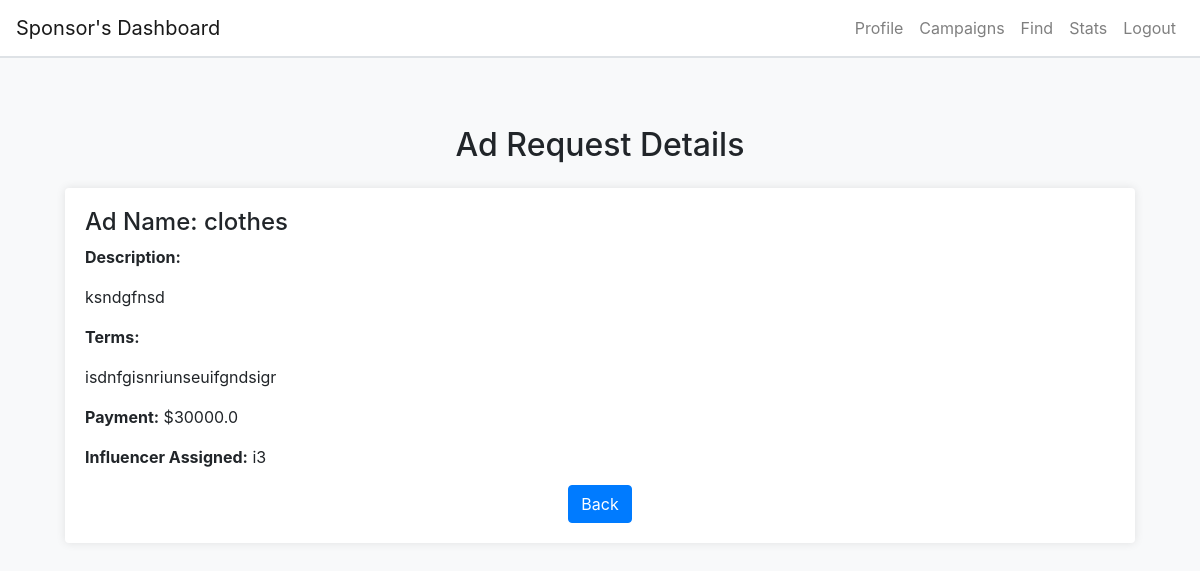
The app's page /ad_view/profile/3 (signed in) with its own data.
### app.py (models this page shows)
class AdRequest(db.Model):
    id = db.Column(db.Integer, primary_key=True)
    ad_name = db.Column(db.String(100), nullable=False)
    description = db.Column(db.String(500), nullable=False)
    terms = db.Column(db.String(500), nullable=True)
    payment = db.Column(db.Float, nullable=False)
    influencer_name = db.Column(db.String(100), nullable=True)
    influencer_id = db.Column(db.Integer, db.ForeignKey('influencers.id'), nullable=True)
    campaign_id = db.Column(db.Integer, db.ForeignKey('campaign.id'), nullable=False)
    negotiation_status = db.Column(db.String(20), nullable=False, default='no negotiation')
    modified_terms = db.Column(db.Text, nullable=True)
    modified_payment = db.Column(db.Float, nullable=True)
    created_by = db.Column(db.String(20), nullable=False)
    created_at = db.Column(db.DateTime, default=datetime.utcnow)
    campaign = db.relationship('Campaign', backref='ad_requests')
    sponsor_id = db.Column(db.Integer, db.ForeignKey('sponsors.id'), nullable=False)
    status = db.Column(db.String(50), default='pending')

### app.py (the view)
@app.route('/ad_view/<string:source>/<int:request_id>', methods=['GET'])
@app.route('/ad_view/<int:request_id>', methods=['GET'])
def view_ad(request_id,source='None'):
    if 'user_id' not in session:
        flash('You need to log in first.', 'warning')
        return redirect(url_for('login'))
    ad_request = AdRequest.query.get_or_404(request_id)
    user_role = session.get('user_role')
    return render_template('ad_view.html', source=source,ad_request=ad_request, user_role=user_role)

### templates/ad_view.html
{% extends "base.html" %} {% block title %}Ad Request Details{% endblock %} {%
block content %}
<div class="container mt-5">
  <h2 class="text-center">Ad Request Details</h2>
  <div class="card mt-4">
    <div class="card-body">
      <h4>Ad Name: {{ ad_request.ad_name }}</h4>
      <p><strong>Description:</strong></p>
      <p>{{ ad_request.description }}</p>
      <p><strong>Terms:</strong></p>
      <p>{{ ad_request.terms }}</p>
      <p><strong>Payment:</strong> ${{ ad_request.payment }}</p>
      <p>
        <strong>Influencer Assigned:</strong> {{ ad_request.influencer_name }}
      </p>
      <div class="text-center">
        {% if user_role == 'influencer' %}
        <a href="{{ url_for('influencer_profile') }}" class="btn btn-primary"
          >Back</a
        >
        {% elif user_role == 'sponsor' %}
        <form
          method="GET"
          action="{% if source == 'details' %}{{ url_for('campaign_details', campaign_id=ad_request.campaign_id) }}{% elif source == 'profile' %}{{ url_for('sponsor_profile') }}{% endif %}"
        >
          <button class="btn btn-primary">Back</button>
        </form>
        {% elif user_role == 'admin' %}
        <a href="{{ url_for('admin_info') }}" class="btn btn-primary">Back</a>
        {% endif %}
      </div>
    </div>
  </div>
</div>
{% endblock %}

### templates/base.html (style rules this page uses)
body { background-color: #f8f9fa; }
.card { margin-bottom: 20px; border: none; box-shadow: 0 0 10px rgba(0, 0, 0, 0.1); }

### records on screen
AdRequest: ad_name "clothes", description "ksndgfnsd", terms "isdnfgisnriunseuifgndsigr", payment "30000.0", influencer_name "i3"
